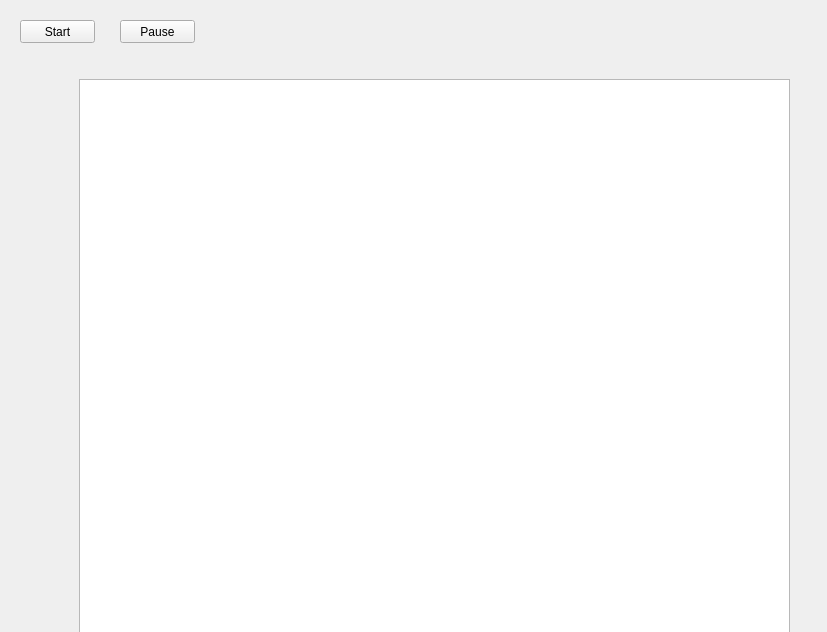
<?xml version="1.0" encoding="UTF-8"?>
<ui version="4.0">
 <class>Widget</class>
 <widget class="QWidget" name="Widget">
  <property name="geometry">
   <rect>
    <x>0</x>
    <y>0</y>
    <width>827</width>
    <height>632</height>
   </rect>
  </property>
  <property name="windowTitle">
   <string>Widget</string>
  </property>
  <widget class="QGraphicsView" name="graphicsView">
   <property name="geometry">
    <rect>
     <x>79</x>
     <y>79</y>
     <width>711</width>
     <height>601</height>
    </rect>
   </property>
   <property name="sceneRect">
    <rectf>
     <x>0.000000000000000</x>
     <y>0.000000000000000</y>
     <width>300.000000000000000</width>
     <height>300.000000000000000</height>
    </rectf>
   </property>
   <property name="alignment">
    <set>Qt::AlignLeading|Qt::AlignLeft|Qt::AlignTop</set>
   </property>
   <property name="transformationAnchor">
    <enum>QGraphicsView::NoAnchor</enum>
   </property>
  </widget>
  <widget class="QPushButton" name="btnStart">
   <property name="geometry">
    <rect>
     <x>20</x>
     <y>20</y>
     <width>75</width>
     <height>23</height>
    </rect>
   </property>
   <property name="text">
    <string>Start</string>
   </property>
  </widget>
  <widget class="QPushButton" name="btnPause">
   <property name="geometry">
    <rect>
     <x>120</x>
     <y>20</y>
     <width>75</width>
     <height>23</height>
    </rect>
   </property>
   <property name="text">
    <string>Pause</string>
   </property>
  </widget>
 </widget>
 <layoutdefault spacing="6" margin="11"/>
 <resources/>
 <connections/>
</ui>
